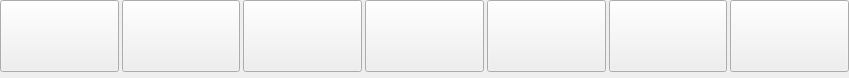
<?xml version="1.0" encoding="UTF-8"?>
<ui version="4.0">
 <class>ViewerPdfPageHandler</class>
 <widget class="QWidget" name="ViewerPdfPageHandler">
  <property name="geometry">
   <rect>
    <x>0</x>
    <y>0</y>
    <width>849</width>
    <height>78</height>
   </rect>
  </property>
  <property name="windowTitle">
   <string>Form</string>
  </property>
  <property name="styleSheet">
   <string notr="true" />
  </property>
  <widget class="QWidget" name="ViewerPdfPageHandlerCont" native="true">
   <property name="geometry">
    <rect>
     <x>0</x>
     <y>0</y>
     <width>849</width>
     <height>72</height>
    </rect>
   </property>
   <layout class="QHBoxLayout" name="horizontalLayout">
    <property name="spacing">
     <number>3</number>
    </property>
    <property name="margin">
     <number>0</number>
    </property>
    <item>
     <widget class="SilentQPushButton" name="zoomPlusBtn">
      <property name="sizePolicy">
       <sizepolicy hsizetype="Ignored" vsizetype="Expanding">
        <horstretch>0</horstretch>
        <verstretch>0</verstretch>
       </sizepolicy>
      </property>
      <property name="focusPolicy">
       <enum>Qt::NoFocus</enum>
      </property>
      <property name="text">
       <string />
      </property>
     </widget>
    </item>
    <item>
     <widget class="SilentQPushButton" name="zoomMinusBtn">
      <property name="sizePolicy">
       <sizepolicy hsizetype="Ignored" vsizetype="Expanding">
        <horstretch>0</horstretch>
        <verstretch>0</verstretch>
       </sizepolicy>
      </property>
      <property name="focusPolicy">
       <enum>Qt::NoFocus</enum>
      </property>
      <property name="text">
       <string />
      </property>
     </widget>
    </item>
    <item>
     <widget class="SilentQPushButton" name="fullScreenBtn">
      <property name="sizePolicy">
       <sizepolicy hsizetype="Minimum" vsizetype="Expanding">
        <horstretch>0</horstretch>
        <verstretch>0</verstretch>
       </sizepolicy>
      </property>
      <property name="focusPolicy">
       <enum>Qt::NoFocus</enum>
      </property>
      <property name="text">
       <string />
      </property>
     </widget>
    </item>
    <item>
     <widget class="SilentQPushButton" name="widthAdjustBtn">
      <property name="sizePolicy">
       <sizepolicy hsizetype="Minimum" vsizetype="Expanding">
        <horstretch>0</horstretch>
        <verstretch>0</verstretch>
       </sizepolicy>
      </property>
      <property name="focusPolicy">
       <enum>Qt::NoFocus</enum>
      </property>
      <property name="text">
       <string />
      </property>
     </widget>
    </item>
    <item>
     <widget class="SilentQPushButton" name="heightAdjustBtn">
      <property name="sizePolicy">
       <sizepolicy hsizetype="Minimum" vsizetype="Expanding">
        <horstretch>0</horstretch>
        <verstretch>0</verstretch>
       </sizepolicy>
      </property>
      <property name="focusPolicy">
       <enum>Qt::NoFocus</enum>
      </property>
      <property name="text">
       <string />
      </property>
     </widget>
    </item>
    <item>
     <widget class="SilentQPushButton" name="landscapeModeBtn">
      <property name="sizePolicy">
       <sizepolicy hsizetype="Minimum" vsizetype="Expanding">
        <horstretch>0</horstretch>
        <verstretch>0</verstretch>
       </sizepolicy>
      </property>
      <property name="focusPolicy">
       <enum>Qt::NoFocus</enum>
      </property>
      <property name="text">
       <string />
      </property>
     </widget>
    </item>
    <item>
     <widget class="SilentQPushButton" name="closeBtn">
      <property name="sizePolicy">
       <sizepolicy hsizetype="Minimum" vsizetype="Expanding">
        <horstretch>0</horstretch>
        <verstretch>0</verstretch>
       </sizepolicy>
      </property>
      <property name="focusPolicy">
       <enum>Qt::NoFocus</enum>
      </property>
      <property name="text">
       <string />
      </property>
     </widget>
    </item>
   </layout>
  </widget>
 </widget>
 <customwidgets>
  <customwidget>
   <class>SilentQPushButton</class>
   <extends>QPushButton</extends>
   <header>SilentQPushButton.h</header>
  </customwidget>
 </customwidgets>
 <resources>
  <include location="../Viewer800.qrc" />
 </resources>
 <connections />
</ui>
